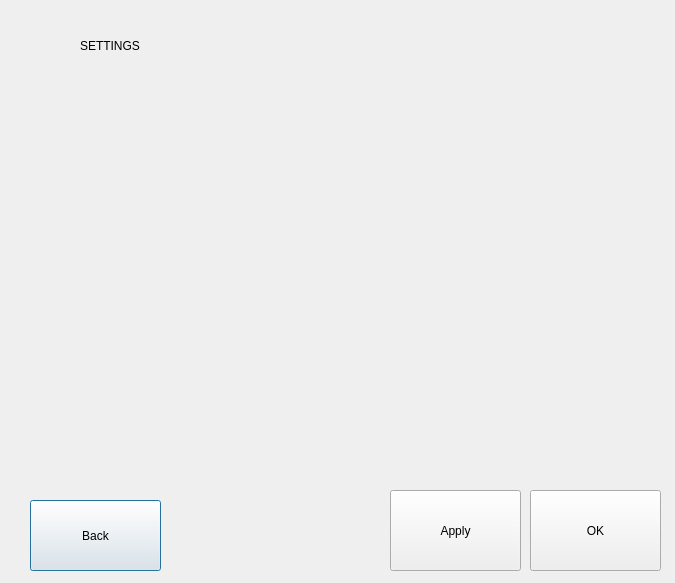
<?xml version="1.0" encoding="UTF-8"?>
<ui version="4.0">
 <class>Settings</class>
 <widget class="QDialog" name="Settings">
  <property name="geometry">
   <rect>
    <x>0</x>
    <y>0</y>
    <width>675</width>
    <height>583</height>
   </rect>
  </property>
  <property name="windowTitle">
   <string>Dialog</string>
  </property>
  <widget class="QLabel" name="settings_title">
   <property name="geometry">
    <rect>
     <x>80</x>
     <y>10</y>
     <width>491</width>
     <height>71</height>
    </rect>
   </property>
   <property name="text">
    <string>SETTINGS</string>
   </property>
  </widget>
  <widget class="QPushButton" name="back_button">
   <property name="geometry">
    <rect>
     <x>30</x>
     <y>500</y>
     <width>131</width>
     <height>71</height>
    </rect>
   </property>
   <property name="text">
    <string>Back</string>
   </property>
  </widget>
  <widget class="QPushButton" name="apply_button">
   <property name="geometry">
    <rect>
     <x>390</x>
     <y>490</y>
     <width>131</width>
     <height>81</height>
    </rect>
   </property>
   <property name="text">
    <string>Apply</string>
   </property>
  </widget>
  <widget class="QPushButton" name="ok_button">
   <property name="geometry">
    <rect>
     <x>530</x>
     <y>490</y>
     <width>131</width>
     <height>81</height>
    </rect>
   </property>
   <property name="text">
    <string>OK</string>
   </property>
  </widget>
 </widget>
 <resources/>
 <connections/>
</ui>
